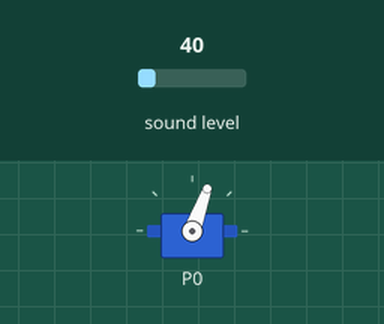
Simulated run of this program. Board: Calliope mini (MakeCode). Shown: servo. The inputs (shaded band) are chosen by the test bench; at power-on: sound level 40.

Above: at 1.26 s.
1.3 s: sound level set to 250
At 1.38 s:
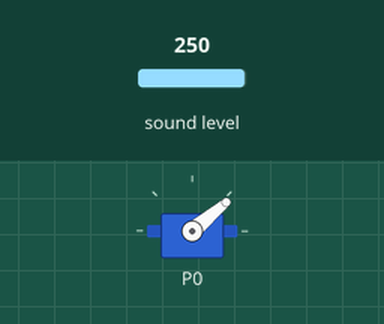
At 1.83 s:
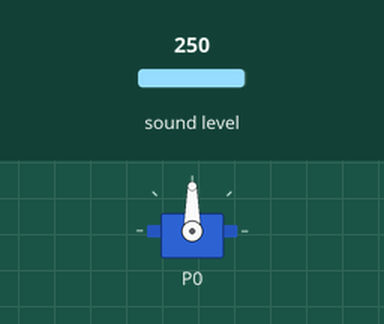
Timing chart, 0 to 10.3 s (numbered marks = the images above; inputs shaded):
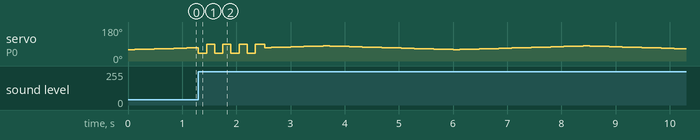

The program:

main.ts
```typescript
input.onSound(DetectedSound.Loud, function () {
    Wakeup = true
    for (let index = 0; index < 4; index++) {
        pins.servoWritePin(AnalogPin.P0, 40)
        basic.pause(150)
        pins.servoWritePin(AnalogPin.P0, 90)
        basic.pause(150)
    }
    Wakeup = false
})
let Wakeup = false
input.setSoundThreshold(SoundThreshold.Loud, 210)
let SleepAngle = 60
let SleepDir = 1
pins.servoWritePin(AnalogPin.P0, SleepAngle)
basic.forever(function () {
    if (!(Wakeup)) {
        pins.servoWritePin(AnalogPin.P0, SleepAngle)
        SleepAngle += SleepDir
    }
    if (SleepAngle >= 80 || SleepAngle <= 60) {
        SleepDir = 0 - SleepDir
    }
    basic.pause(100)
})
```

test.ts
```typescript
// Hier kann man Tests durchführen; diese Datei wird nicht kompiliert, wenn dieses Paket als Erweiterung verwendet wird.
```
